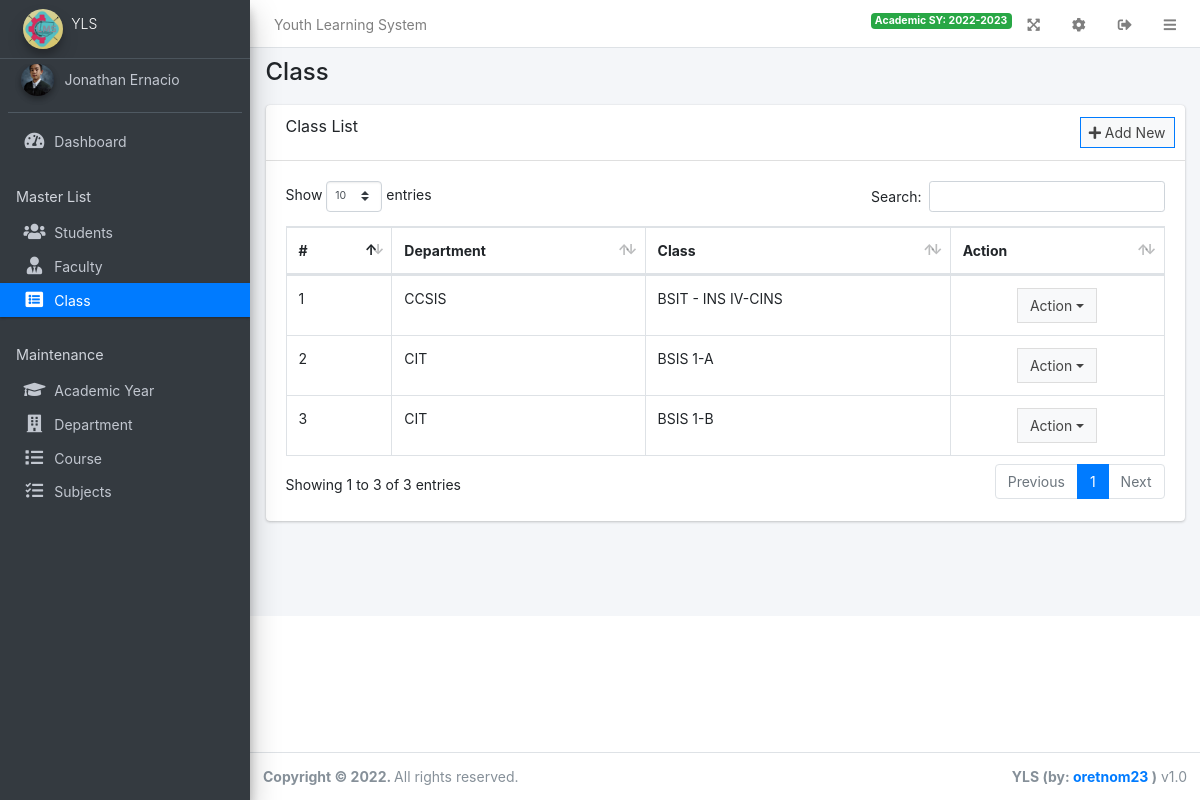
The page /admin/?page=class (signed in) on the database its author committed.
### tables this page shows
CREATE TABLE `class` (
  `id` int(30) NOT NULL,
  `department_id` int(30) NOT NULL,
  `course_id` int(30) NOT NULL,
  `level` varchar(50) NOT NULL,
  `section` varchar(50) NOT NULL
);

CREATE TABLE `department` (
  `id` int(30) NOT NULL,
  `department` varchar(250) NOT NULL,
  `description` text DEFAULT NULL
);

### admin/class/index.php (the view, shortened to what this page needs)
<div class="card card-outline cardprimary w-fluid">
	<div class="card-header">
		<h3 class="card-title">Class List</h3>
		<div class="card-tools">
			<a class="btn btn-block btn-sm btn-default btn-flat border-primary new_class" href="javascript:void(0)"><i class="fa fa-plus"></i> Add New</a>
		</div>
	</div>
	<div class="card-body">
		<table class="table table-bordered table-compact table-stripped">
			<thead>
				<tr>
					<th>#</th>
					<th>Department</th>
					<th>Class</th>
					<th>Action</th>
				</tr>
			</thead>
			<tbody>
				<?php
				$i =1;
				$qry = $conn->query("SELECT c.*,d.department, CONCAT(co.course, ' ', c.level, '-',c.section) as class FROM class c inner join department d on d.id = c.department_id inner join course co on co.id = c.course_id order by d.department asc, CONCAT(co.course, ' ', c.level, '-',c.section) asc");
				while($row=$qry->fetch_assoc()):
				?>
				<tr>
					<td><?php echo $i++ ?></td>
					<td><?php echo $row['department'] ?></td>
					<td><?php echo $row['class'] ?></td>
					<td class="text-center">
						<div class="btn-group">
		                    <button type="button" class="btn btn-default btn-block btn-flat dropdown-toggle dropdown-hover dropdown-icon" data-toggle="dropdown" aria-expanded="false">
		                    	Action
		                    </button>
		                </div>
					</td>
				</tr>
				<?php endwhile; ?>
			</tbody>
		</table>
	</div>
</div>

### rows shown on the page
class: department.department "CCSIS", class "BSIT - INS IV-CINS"
class: department.department "CIT", class "BSIS 1-A"
class: department.department "CIT", class "BSIS 1-B"

### other values the page prints
$_settings->info('name') "Youth Learning System"
$_settings->userdata('academic_sy') "2022-2023"
$_settings->info('short_name') "YLS"
$_settings->userdata('firstname').' '.$_settings->userdata('lastname') "Jonathan Ernacio"
str_replace("_", " ",$page) "Class"
